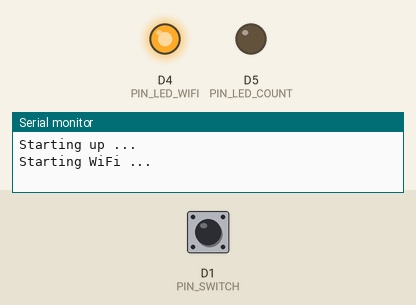
Bench run of a sketch on a simulated ESP8266 (NodeMCU). Parts: output pins drawn as LEDs (lit = HIGH), the last lines printed to the serial monitor. The inputs (shaded band) are chosen by the test bench; at power-on: D1 (PIN_SWITCH) HIGH. WiFi joins after 1.5 s; servers stay silent unless stated.

Above: at 1.1 s.
At 6.2 s:
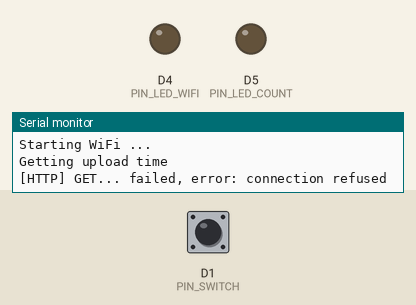
6.3 s: D1 (PIN_SWITCH) pulled LOW for 0.15 s
At 7.6 s:
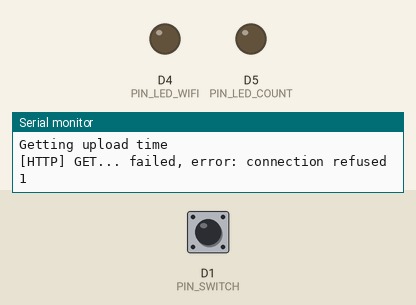
Timing chart, 0 to 9.3 s (numbered marks = the images above; inputs shaded):
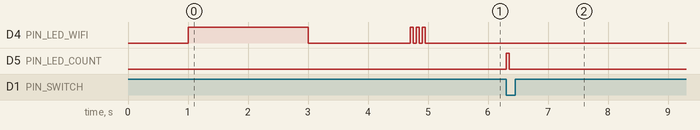

Measured:
- after the input at 6.3 s, D5 (PIN_LED_COUNT): LOW → HIGH at once, → LOW 0.05 s later

The sketch:

ProductiveIOCounter.ino
```cpp
#include <Arduino.h>
#include <ESP8266WiFi.h>
#include <ESP8266WiFiMulti.h>
#include <ESP8266HTTPClient.h>
#include <WiFiClient.h>

ESP8266WiFiMulti WiFiMulti;

const char* STONE_STAMCOR_SSID = "Stone Stamcor";
const char* STONE_STAMCOR_PWD = "194201514007";
const String SERVER_IP = "10.10.20.35";

const String MACHINE_ID = "6";
const int DEFAULT_UPLOAD_MINUTE = 5;

const int PIN_SWITCH = D1;
const int PIN_LED_WIFI = D4;
const int PIN_LED_COUNT = D5;

int buttonPressedCount =0;
int buttonState =0;
int prevButtonState = 0;

int uploadMinute = DEFAULT_UPLOAD_MINUTE;
unsigned long uploadTime;

void setup() {
  Serial.begin(115200);

  pinMode(PIN_SWITCH,INPUT_PULLUP);
  pinMode(PIN_LED_WIFI,OUTPUT);
  pinMode(PIN_LED_COUNT,OUTPUT);
  allLEDOff();

  delay(1000);
  Serial.println("Starting up ...");

  setupWifi();

  uploadTime = millis();
}

void loop() {

  handleButton();
  handleUpload();

  delay(50);
}

void setupWifi(){
  digitalWrite(PIN_LED_WIFI,HIGH);
  Serial.println("Starting WiFi ...");

  WiFi.disconnect();
  WiFi.mode(WIFI_STA);
  WiFiMulti.addAP(STONE_STAMCOR_SSID,STONE_STAMCOR_PWD);

  delay(2000);
  digitalWrite(PIN_LED_WIFI,LOW);

  setupUploadTime();
}

void handleUpload(){
  unsigned long currentTime = millis();
  if (currentTime >= uploadTime +( uploadMinute *60000) ){
      upload();

    uploadTime = millis();
  }
}

void setupUploadTime(){
    if ((WiFiMulti.run() == WL_CONNECTED)) {
      Serial.println("Getting upload time ");

      WiFiClient client;
      HTTPClient http;

      if (http.begin(client, "http://" + SERVER_IP + ":8080/machinedetails/uploadmin/v1/" + MACHINE_ID));
      int httpCode = http.GET();

      if (httpCode > 0) {
        String payload = http.getString();
        uploadMinute = payload.toInt();

        if (uploadMinute == 0){
          uploadMinute = DEFAULT_UPLOAD_MINUTE;
        }

        Serial.println("Upload time set to every " + String(uploadMinute) + " minutes");
      }
      else {
        Serial.printf("[HTTP] GET... failed, error: %s\n", http.errorToString(httpCode).c_str());
        flashWifiLED();
        flashWifiLED();
        flashWifiLED();
      }

      http.end();
    }
}

void upload(){
    // wait for WiFi connection
  if ((WiFiMulti.run() == WL_CONNECTED)) {
    digitalWrite(PIN_LED_WIFI,LOW);
    Serial.println("Uploading ... ");

    WiFiClient client;
    HTTPClient http;

    Serial.print("[HTTP] begin...\n");
    if (http.begin(client, "http://" + SERVER_IP + ":8080/itemCounter/v1/")) {
      http.addHeader("Content-Type", "application/json");

      // start connection and send HTTP header and body
      String postString = "{ \"machineId\":" + MACHINE_ID + ", \"amount\":";
      postString += buttonPressedCount;
      postString += " }";
      Serial.println("[HTTP] POST..." + postString);

      digitalWrite(PIN_LED_WIFI,HIGH);
      int httpCode = http.POST(postString);
      digitalWrite(PIN_LED_WIFI,LOW);

      // httpCode will be negative on error
      if (httpCode > 0) {
        // HTTP header has been send and Server response header has been handled
        Serial.printf("[HTTP] POST... code: %d\n", httpCode);

        if (httpCode == HTTP_CODE_OK) {
          Serial.println("Clearing buttonpressed");
          buttonPressedCount = 0;
          //const String& payload = http.getString();
        }
      } else {
        Serial.printf("[HTTP] POST... failed, error: %s\n", http.errorToString(httpCode).c_str());
        flashWifiLED();
        flashWifiLED();
        flashWifiLED();
      }
      http.end();
    } else {
      Serial.printf("[HTTP} Unable to connect\n");
      flashWifiLED();
      flashWifiLED();
      flashWifiLED();
    }
  } else {
    Serial.println("WIFI Issue?");
    flashWifiLED();
    flashWifiLED();
    flashWifiLED();
  }

}

void handleButton(){
  buttonState = digitalRead(PIN_SWITCH);

  if (buttonState != prevButtonState){

    // check if pulled to low
    if (buttonState == LOW ){
      buttonPressedCount++;
      Serial.println(buttonPressedCount);

      flashCountLED();
    }
  }
  prevButtonState=buttonState;
}

void flashCountLED(){
  flashLED(PIN_LED_COUNT,50);
}

void flashWifiLED(){
  flashLED(PIN_LED_WIFI,50);
}

void flashLED(int ledPin,int delayMilli){
  digitalWrite(ledPin,HIGH);
  delay(delayMilli);
  digitalWrite(ledPin,LOW);
  delay(delayMilli);
}

void allLEDOff(){
  digitalWrite(PIN_LED_COUNT,LOW);
  digitalWrite(PIN_LED_WIFI,LOW);
}
```
